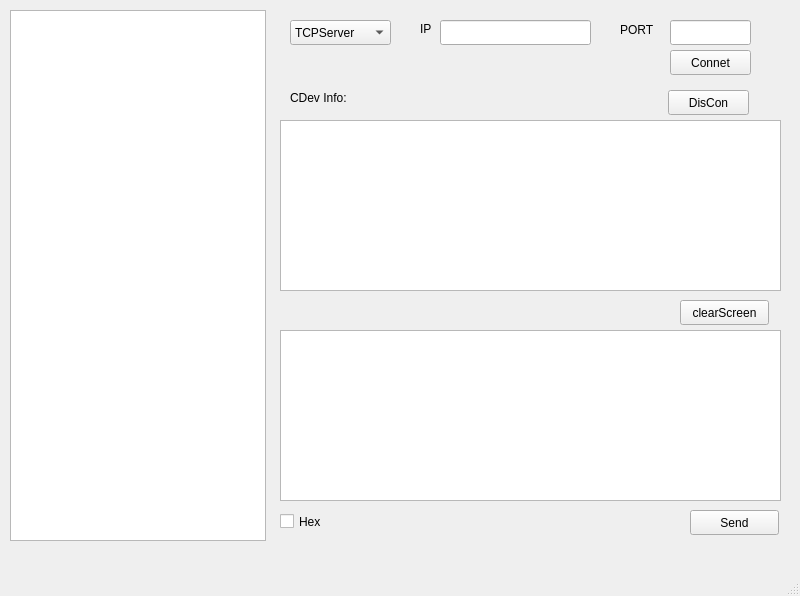
<?xml version="1.0" encoding="UTF-8"?>
<ui version="4.0">
 <class>netTool</class>
 <widget class="QMainWindow" name="netTool">
  <property name="geometry">
   <rect>
    <x>0</x>
    <y>0</y>
    <width>800</width>
    <height>596</height>
   </rect>
  </property>
  <property name="windowTitle">
   <string>netTool</string>
  </property>
  <widget class="QWidget" name="centralwidget">
   <widget class="QTreeView" name="CDevtreeView">
    <property name="geometry">
     <rect>
      <x>10</x>
      <y>10</y>
      <width>256</width>
      <height>531</height>
     </rect>
    </property>
   </widget>
   <widget class="QTextBrowser" name="recBrowser">
    <property name="geometry">
     <rect>
      <x>280</x>
      <y>120</y>
      <width>501</width>
      <height>171</height>
     </rect>
    </property>
   </widget>
   <widget class="QLabel" name="CDevIfolabel">
    <property name="geometry">
     <rect>
      <x>290</x>
      <y>90</y>
      <width>371</width>
      <height>16</height>
     </rect>
    </property>
    <property name="text">
     <string>CDev Info:</string>
    </property>
   </widget>
   <widget class="QTextEdit" name="SendEdit">
    <property name="geometry">
     <rect>
      <x>280</x>
      <y>330</y>
      <width>501</width>
      <height>171</height>
     </rect>
    </property>
   </widget>
   <widget class="QPushButton" name="SendButton">
    <property name="geometry">
     <rect>
      <x>690</x>
      <y>510</y>
      <width>89</width>
      <height>25</height>
     </rect>
    </property>
    <property name="text">
     <string>Send</string>
    </property>
   </widget>
   <widget class="QLineEdit" name="IPEdit">
    <property name="geometry">
     <rect>
      <x>440</x>
      <y>20</y>
      <width>151</width>
      <height>25</height>
     </rect>
    </property>
   </widget>
   <widget class="QPushButton" name="conButton">
    <property name="geometry">
     <rect>
      <x>670</x>
      <y>50</y>
      <width>81</width>
      <height>25</height>
     </rect>
    </property>
    <property name="text">
     <string>Connet</string>
    </property>
   </widget>
   <widget class="QCheckBox" name="hexCheckBox">
    <property name="geometry">
     <rect>
      <x>280</x>
      <y>510</y>
      <width>92</width>
      <height>23</height>
     </rect>
    </property>
    <property name="text">
     <string>Hex</string>
    </property>
   </widget>
   <widget class="QPushButton" name="cleanScreenButton">
    <property name="geometry">
     <rect>
      <x>680</x>
      <y>300</y>
      <width>89</width>
      <height>25</height>
     </rect>
    </property>
    <property name="text">
     <string>clearScreen</string>
    </property>
   </widget>
   <widget class="QLabel" name="labelIP">
    <property name="geometry">
     <rect>
      <x>420</x>
      <y>20</y>
      <width>16</width>
      <height>17</height>
     </rect>
    </property>
    <property name="text">
     <string>IP</string>
    </property>
   </widget>
   <widget class="QComboBox" name="connTypeComboBox">
    <property name="geometry">
     <rect>
      <x>290</x>
      <y>20</y>
      <width>101</width>
      <height>25</height>
     </rect>
    </property>
    <item>
     <property name="text">
      <string>TCPServer</string>
     </property>
    </item>
    <item>
     <property name="text">
      <string>TCPClient</string>
     </property>
    </item>
    <item>
     <property name="text">
      <string>UDPServer</string>
     </property>
    </item>
    <item>
     <property name="text">
      <string>UDPClient</string>
     </property>
    </item>
   </widget>
   <widget class="QLineEdit" name="PortEdit">
    <property name="geometry">
     <rect>
      <x>670</x>
      <y>20</y>
      <width>81</width>
      <height>25</height>
     </rect>
    </property>
   </widget>
   <widget class="QLabel" name="labelPort">
    <property name="geometry">
     <rect>
      <x>620</x>
      <y>20</y>
      <width>51</width>
      <height>20</height>
     </rect>
    </property>
    <property name="text">
     <string>PORT</string>
    </property>
   </widget>
   <widget class="QPushButton" name="DisconButton">
    <property name="geometry">
     <rect>
      <x>668</x>
      <y>90</y>
      <width>81</width>
      <height>25</height>
     </rect>
    </property>
    <property name="text">
     <string>DisCon</string>
    </property>
   </widget>
  </widget>
  <widget class="QMenuBar" name="menubar">
   <property name="geometry">
    <rect>
     <x>0</x>
     <y>0</y>
     <width>800</width>
     <height>28</height>
    </rect>
   </property>
  </widget>
  <widget class="QStatusBar" name="statusbar"/>
 </widget>
 <resources/>
 <connections/>
</ui>
